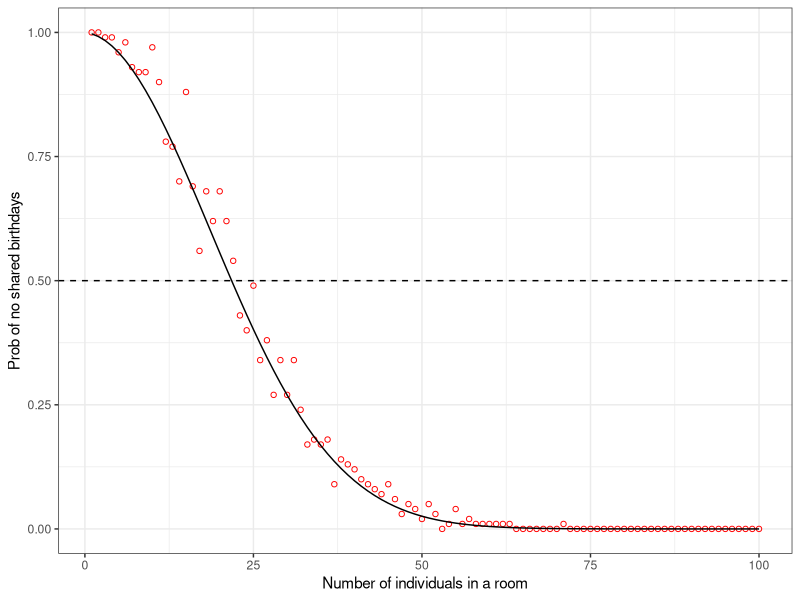
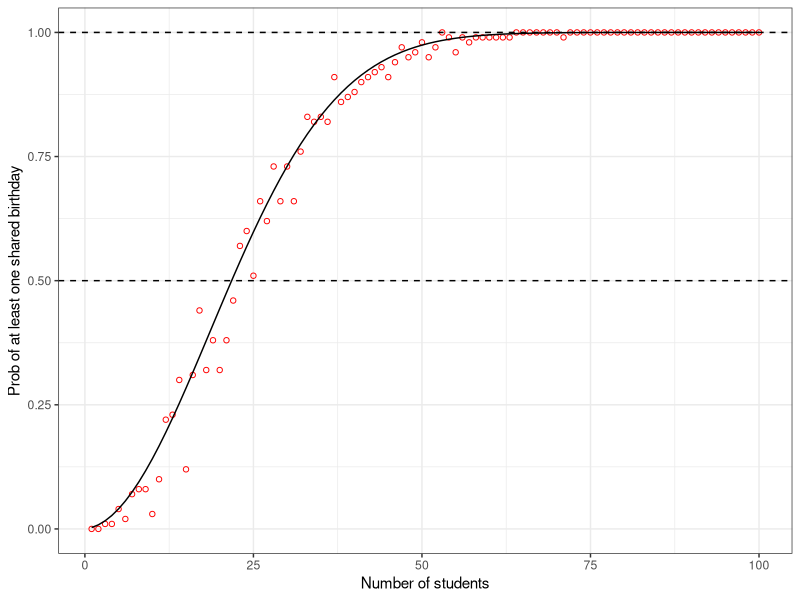

Write R code to recreate these figures, in order.
# simulate the birthday problem
library(tidyverse)

days <- 1:365;

find.overlap <- function(x) { return(length(which(table(x)>1))) }

output <- sapply(1:100, function(x) { # num of people in the room
  ct.no.overlap <- 0;
  for (k in 1:100) { # number of repeats
    bdays <- sample(days, x, replace = T);
    ct <- find.overlap(bdays);
    if (!ct) { ct.no.overlap <- ct.no.overlap + 1}
  }
  return(ct.no.overlap);
})

# expected
p.no.share <- function(n) {
  log.p <- 0
  for(i in 1:n) {
    log.p <- log.p + log((365-i)/365) 
  }
  return(exp(log.p))
}

prob <- sapply(1:100, function(n) p.no.share(n))
p.df <- tibble(n = 1:100, p.exp = prob, p.sim = output/100)

p.df %>% 
  ggplot(aes(x = n, y = p.sim)) +
  geom_point(color = "red", shape = 1) +
  geom_line(aes(y=p.exp)) +
  geom_hline(yintercept = 0.5, linetype = 2) +
  theme_bw() +
  xlab("Number of individuals in a room") +
  ylab("Prob of no shared birthdays")

p.df %>% 
  ggplot(aes(x = n, y = 1-p.sim)) +
  geom_point(color = "red", shape = 1) +
  geom_line(aes(y=1-p.exp)) +
  geom_hline(yintercept = c(0.5,1), linetype = 2) +
  theme_bw() +
  xlab("Number of students") +
  ylab("Prob of at least one shared birthday")
